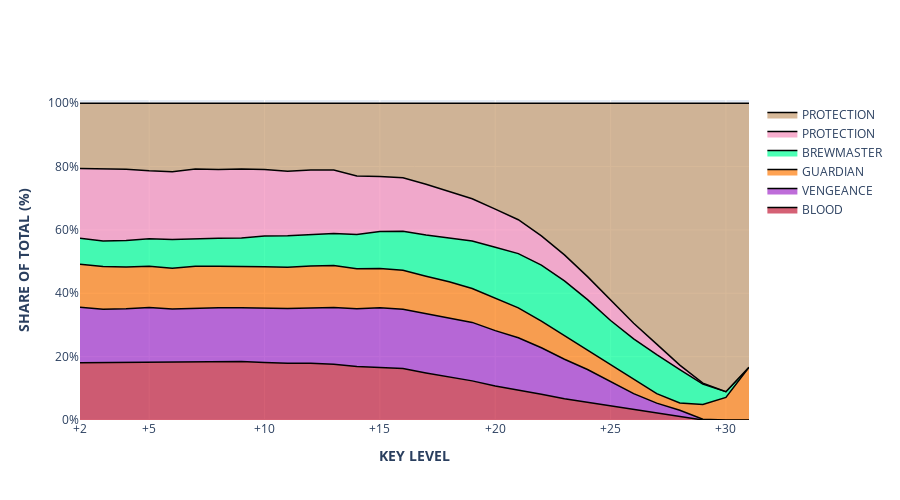

Write notebook code for a chart like this one.
### Code cell
import figure
importlib.reload(figure)

inheritance_check = figure3.StackedAreaChart(table, "key", "tank")

inheritance_check.assemble_figure()

### Figure 1 — Plotly figure (JSON) as saved in the notebook; plotly's stock layout.template omitted (floating-point values rounded to 4 significant figures)
{"data": [{"fillcolor": "rgba(196,31,59,0.7)", "groupnorm": "percent", "hoveron": "points", "hovertemplate": "KEY LEVEL: +%{x:d}<br> SHARE: %{y:.0f}%", "hovertext": "test", "line": {"color": "black", "width": 1.5}, "mode": "lines", "name": "BLOOD", "stackgroup": "one", "type": "scatter", "x": [2, 3, 4, 5, 6, 7, 8, 9, 10, 11, 12, 13, 14, 15, 16, 17, 18, 19, 20, 21, 22, 23, 24, 25, 26, 27, 28, 29, 30, 31], "y": [18.08, 18.15, 18.33, 18.4, 18.26, 18.54, 18.52, 18.46, 18.16, 17.88, 17.95, 17.57, 16.86, 16.51, 16.22, 14.82, 13.62, 12.35, 10.71, 9.494, 8.1, 6.705, 5.556, 4.614, 3.462, 2.086, 1.119, 0, 0, 0]}, {"fillcolor": "rgba(163,48,201,0.7)", "groupnorm": "percent", "hoveron": "points", "hovertemplate": "KEY LEVEL: +%{x:d}<br> SHARE: %{y:.0f}%", "hovertext": "test", "line": {"color": "black", "width": 1.5}, "mode": "lines", "name": "VENGEANCE", "stackgroup": "one", "type": "scatter", "x": [2, 3, 4, 5, 6, 7, 8, 9, 10, 11, 12, 13, 14, 15, 16, 17, 18, 19, 20, 21, 22, 23, 24, 25, 26, 27, 28, 29, 30, 31], "y": [17.5, 16.8, 16.76, 17.08, 16.79, 16.81, 16.94, 16.95, 17.04, 17.33, 17.44, 17.95, 18.24, 18.95, 18.73, 18.75, 18.74, 18.45, 17.5, 16.48, 14.69, 12.47, 10.37, 7.481, 4.881, 3.247, 1.975, 0.2703, 0, 0]}, {"fillcolor": "rgba(255,125,10,0.7)", "groupnorm": "percent", "hoveron": "points", "hovertemplate": "KEY LEVEL: +%{x:d}<br> SHARE: %{y:.0f}%", "hovertext": "test", "line": {"color": "black", "width": 1.5}, "mode": "lines", "name": "GUARDIAN", "stackgroup": "one", "type": "scatter", "x": [2, 3, 4, 5, 6, 7, 8, 9, 10, 11, 12, 13, 14, 15, 16, 17, 18, 19, 20, 21, 22, 23, 24, 25, 26, 27, 28, 29, 30, 31], "y": [13.56, 13.47, 13.2, 13.06, 12.86, 13.16, 13.09, 13.16, 13.21, 12.97, 13.21, 13.26, 12.64, 12.38, 12.32, 11.8, 11.27, 10.69, 10.18, 9.406, 8.434, 7.412, 6.189, 5.294, 4.511, 2.989, 2.304, 4.595, 7.143, 16.67]}, {"fillcolor": "rgba(0,255,150,0.7)", "groupnorm": "percent", "hoveron": "points", "hovertemplate": "KEY LEVEL: +%{x:d}<br> SHARE: %{y:.0f}%", "hovertext": "test", "line": {"color": "black", "width": 1.5}, "mode": "lines", "name": "BREWMASTER", "stackgroup": "one", "type": "scatter", "x": [2, 3, 4, 5, 6, 7, 8, 9, 10, 11, 12, 13, 14, 15, 16, 17, 18, 19, 20, 21, 22, 23, 24, 25, 26, 27, 28, 29, 30, 31], "y": [8.2, 8.098, 8.386, 8.632, 9.097, 8.72, 8.839, 8.875, 9.656, 10.01, 9.991, 10.06, 10.83, 11.68, 12.31, 13.03, 13.83, 15.01, 16.12, 17.14, 17.68, 17.33, 15.88, 14.02, 12.78, 12.28, 10.47, 6.486, 1.786, 0]}, {"fillcolor": "rgba(245,140,186,0.7)", "groupnorm": "percent", "hoveron": "points", "hovertemplate": "KEY LEVEL: +%{x:d}<br> SHARE: %{y:.0f}%", "hovertext": "test", "line": {"color": "black", "width": 1.5}, "mode": "lines", "name": "PROTECTION", "stackgroup": "one", "type": "scatter", "x": [2, 3, 4, 5, 6, 7, 8, 9, 10, 11, 12, 13, 14, 15, 16, 17, 18, 19, 20, 21, 22, 23, 24, 25, 26, 27, 28, 29, 30, 31], "y": [22.08, 22.85, 22.5, 21.5, 21.36, 21.96, 21.65, 21.79, 21.0, 20.32, 20.34, 20.05, 18.48, 17.36, 16.87, 15.98, 14.75, 13.33, 12.07, 10.7, 9.201, 8.199, 7.24, 6.308, 4.904, 3.354, 1.448, 0.2703, 0, 0]}, {"fillcolor": "rgba(199,156,110,0.7)", "groupnorm": "percent", "hoveron": "points", "hovertemplate": "KEY LEVEL: +%{x:d}<br> SHARE: %{y:.0f}%", "hovertext": "test", "line": {"color": "black", "width": 1.5}, "mode": "lines", "name": "PROTECTION", "stackgroup": "one", "type": "scatter", "x": [2, 3, 4, 5, 6, 7, 8, 9, 10, 11, 12, 13, 14, 15, 16, 17, 18, 19, 20, 21, 22, 23, 24, 25, 26, 27, 28, 29, 30, 31], "y": [20.58, 20.64, 20.82, 21.32, 21.64, 20.81, 20.95, 20.77, 20.94, 21.5, 21.07, 21.13, 22.96, 23.12, 23.56, 25.62, 27.79, 30.17, 33.43, 36.78, 41.89, 47.89, 54.76, 62.28, 69.47, 76.05, 82.69, 88.38, 91.07, 83.33]}], "layout": {"barmode": "stack", "height": 500, "width": 900, "xaxis": {"range": [2, 31], "ticktext": ["+2", "+5", "+10", "+15", "+20", "+25", "+30"], "tickvals": [2, 5, 10, 15, 20, 25, 30], "title": {"text": "<b>KEY LEVEL</b>"}}, "yaxis": {"range": [0, 101], "ticktext": ["0%", "20%", "40%", "60%", "80%", "100%"], "tickvals": [0, 20, 40, 60, 80, 100], "title": {"text": "<b>SHARE OF TOTAL (%)</b>"}}}}
